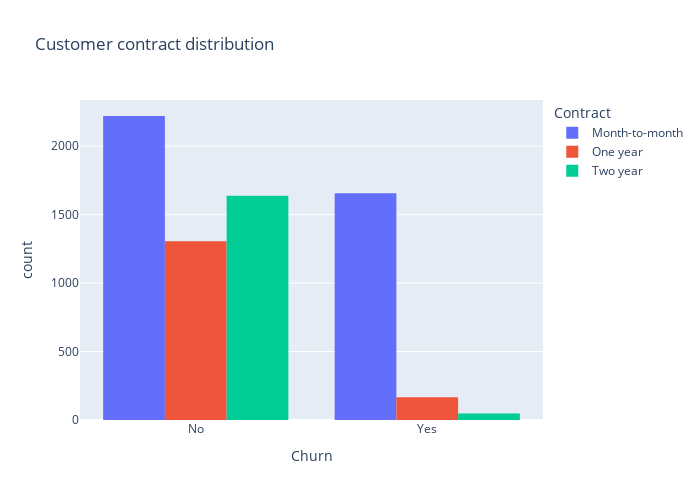

The notebook cell this image was saved under:
### Code cell
fig = px.histogram(data, x="Churn", color = "Contract", barmode = "group", title = "Customer contract distribution")
fig.update_layout(width=700, height=500, bargap=0.2)
fig.show()

### Figure 1 — Plotly figure (JSON) as saved in the notebook; plotly's stock layout.template omitted (floating-point values rounded to 4 significant figures; data arrays with more than 128 entries replaced by an {"elided": "..."} marker saying what was removed)
{"data": [{"alignmentgroup": "True", "bingroup": "x", "hovertemplate": "Contract=Month-to-month<br>Churn=%{x}<br>count=%{y}<extra></extra>", "legendgroup": "Month-to-month", "marker": {"color": "#636efa", "pattern": {"shape": ""}}, "name": "Month-to-month", "offsetgroup": "Month-to-month", "orientation": "v", "showlegend": true, "type": "histogram", "x": {"elided": "3875 str values"}, "xaxis": "x", "yaxis": "y"}, {"alignmentgroup": "True", "bingroup": "x", "hovertemplate": "Contract=One year<br>Churn=%{x}<br>count=%{y}<extra></extra>", "legendgroup": "One year", "marker": {"color": "#EF553B", "pattern": {"shape": ""}}, "name": "One year", "offsetgroup": "One year", "orientation": "v", "showlegend": true, "type": "histogram", "x": {"elided": "1472 str values"}, "xaxis": "x", "yaxis": "y"}, {"alignmentgroup": "True", "bingroup": "x", "hovertemplate": "Contract=Two year<br>Churn=%{x}<br>count=%{y}<extra></extra>", "legendgroup": "Two year", "marker": {"color": "#00cc96", "pattern": {"shape": ""}}, "name": "Two year", "offsetgroup": "Two year", "orientation": "v", "showlegend": true, "type": "histogram", "x": {"elided": "1685 str values"}, "xaxis": "x", "yaxis": "y"}], "layout": {"bargap": 0.2, "barmode": "group", "height": 500, "legend": {"title": {"text": "Contract"}, "tracegroupgap": 0}, "title": {"text": "Customer contract distribution"}, "width": 700, "xaxis": {"anchor": "y", "domain": [0, 1], "title": {"text": "Churn"}}, "yaxis": {"anchor": "x", "domain": [0, 1], "title": {"text": "count"}}}}
